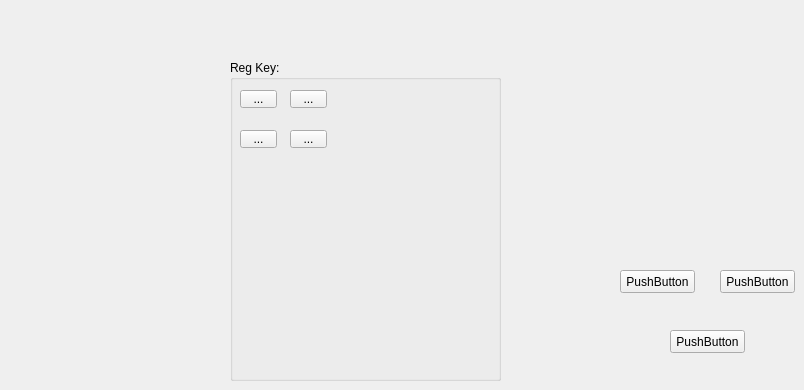
     <widget class="QWidget" name="tab_8">
      <attribute name="title">
       <string>System</string>
      </attribute>
      <widget class="QGroupBox" name="groupBox">
       <property name="geometry">
        <rect>
         <x>230</x>
         <y>60</y>
         <width>271</width>
         <height>321</height>
        </rect>
       </property>
       <property name="title">
        <string>Reg Key:</string>
       </property>
       <widget class="QToolButton" name="toolButton">
        <property name="geometry">
         <rect>
          <x>10</x>
          <y>30</y>
          <width>37</width>
          <height>18</height>
         </rect>
        </property>
        <property name="text">
         <string>...</string>
        </property>
       </widget>
       <widget class="QToolButton" name="toolButton_2">
        <property name="geometry">
         <rect>
          <x>60</x>
          <y>30</y>
          <width>37</width>
          <height>18</height>
         </rect>
        </property>
        <property name="text">
         <string>...</string>
        </property>
       </widget>
       <widget class="QToolButton" name="toolButton_3">
        <property name="geometry">
         <rect>
          <x>60</x>
          <y>70</y>
          <width>37</width>
          <height>18</height>
         </rect>
        </property>
        <property name="text">
         <string>...</string>
        </property>
       </widget>
       <widget class="QToolButton" name="toolButton_4">
        <property name="geometry">
         <rect>
          <x>10</x>
          <y>70</y>
          <width>37</width>
          <height>18</height>
         </rect>
        </property>
        <property name="text">
         <string>...</string>
        </property>
       </widget>
      </widget>
      <widget class="QPushButton" name="pushButton_3">
       <property name="geometry">
        <rect>
         <x>620</x>
         <y>270</y>
         <width>75</width>
         <height>23</height>
        </rect>
       </property>
       <property name="text">
        <string>PushButton</string>
       </property>
      </widget>
      <widget class="QPushButton" name="pushButton_4">
       <property name="geometry">
        <rect>
         <x>720</x>
         <y>270</y>
         <width>75</width>
         <height>23</height>
        </rect>
       </property>
       <property name="text">
        <string>PushButton</string>
       </property>
      </widget>
      <widget class="QPushButton" name="pushButton_5">
       <property name="geometry">
        <rect>
         <x>670</x>
         <y>330</y>
         <width>75</width>
         <height>23</height>
        </rect>
       </property>
       <property name="text">
        <string>PushButton</string>
       </property>
      </widget>
     </widget>
